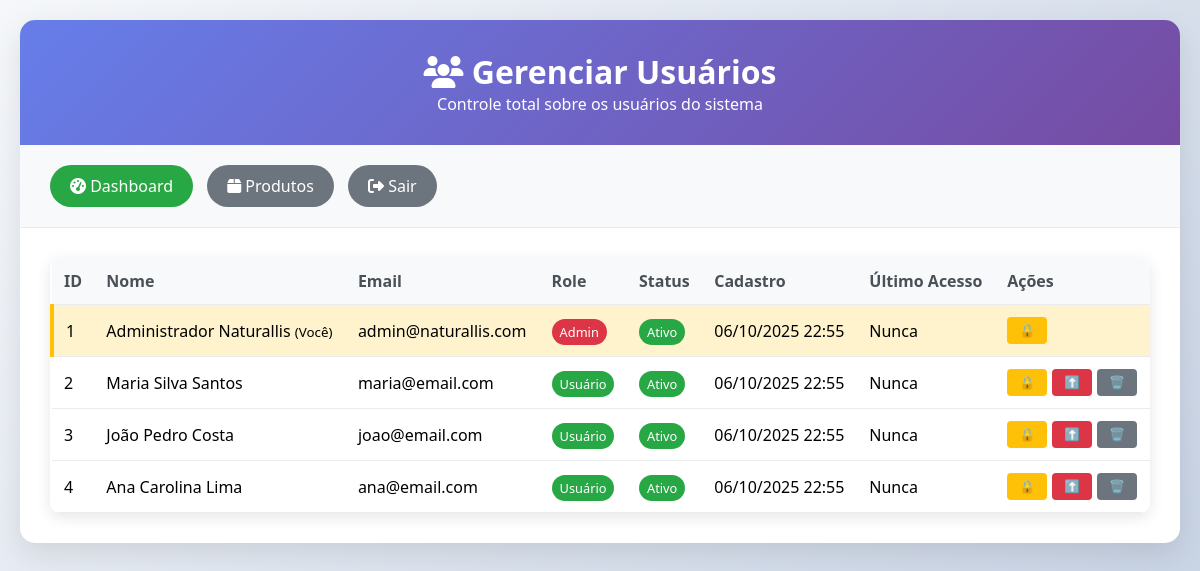
The app's page /admin/usuarios.php (signed in) with its own data.
### tables this page shows
CREATE TABLE usuarios (
    id INT AUTO_INCREMENT,
    nome VARCHAR(100) NOT NULL,
    email VARCHAR(150) NOT NULL,
    senha VARCHAR(255) NOT NULL COMMENT 'Senha hasheada com password_hash()',
    role ENUM('admin', 'usuario') DEFAULT 'usuario' COMMENT 'Role do usuário no sistema',
    ativo TINYINT(1) DEFAULT 1,
    telefone VARCHAR(20) NULL,
    endereco TEXT NULL,
    cidade VARCHAR(100) NULL,
    estado VARCHAR(2) NULL,
    cep VARCHAR(10) NULL,
    data_nascimento DATE NULL,
    data_cadastro DATETIME DEFAULT CURRENT_TIMESTAMP,
    ultimo_acesso DATETIME NULL,
    created_at TIMESTAMP DEFAULT CURRENT_TIMESTAMP,
    updated_at TIMESTAMP DEFAULT CURRENT_TIMESTAMP ON UPDATE CURRENT_TIMESTAMP,
    
    PRIMARY KEY (id),
    UNIQUE KEY uk_usuarios_email (email),
    KEY idx_usuarios_role (role),
    KEY idx_usuarios_ativo (ativo)
);

### admin/usuarios.php (the view, shortened to what this page needs)
<?php
$conn = getDBConnection();
$stmt = $conn->query("
    SELECT id, nome, email, role, ativo, data_cadastro, ultimo_acesso,
           telefone, cidade, estado
    FROM usuarios
    ORDER BY data_cadastro DESC
");
$usuarios = $stmt->fetchAll();
?>
<!DOCTYPE html>
<html lang="pt-br">
<head>
    <link rel="stylesheet" href="https://cdnjs.cloudflare.com/ajax/libs/font-awesome/6.4.0/css/all.min.css">
</head>
<body>
    <div class="container">
        <div class="header">
            <h1><i class="fas fa-users"></i> Gerenciar Usuários</h1>
            <p>Controle total sobre os usuários do sistema</p>
        </div>
        <div class="nav-buttons">
            <a href="dashboard.php" class="nav-button dashboard">
                <i class="fas fa-tachometer-alt"></i> Dashboard
            </a>
            <a href="gerenciar_produtos.php" class="nav-button">
                <i class="fas fa-box"></i> Produtos
            </a>
            <a href="../logout.php" class="nav-button">
                <i class="fas fa-sign-out-alt"></i> Sair
            </a>
        </div>
        <div class="content">
            <div class="table-container">
                <table>
                    <thead>
                        <tr>
                            <th>ID</th>
                            <th>Nome</th>
                            <th>Email</th>
                            <th>Role</th>
                            <th>Status</th>
                            <th>Cadastro</th>
                            <th>Último Acesso</th>
                            <th>Ações</th>
                        </tr>
                    </thead>
                    <tbody>
                        <?php foreach ($usuarios as $usuario): ?>
                            <tr <?php echo $usuario['id'] == $_SESSION['usuario_id'] ? 'class="current-user"' : ''; ?>>
                                <td><?php echo $usuario['id']; ?></td>
                                <td>
                                    <?php echo htmlspecialchars($usuario['nome']); ?>
                                    <?php if ($usuario['id'] == $_SESSION['usuario_id']): ?>
                                        <small>(Você)</small>
                                    <?php endif; ?>
                                </td>
                                <td><?php echo htmlspecialchars($usuario['email']); ?></td>
                                <td>
                                    <span class="badge <?php echo $usuario['role'] === 'admin' ? 'admin' : 'user'; ?>">
                                        <?php echo $usuario['role'] === 'admin' ? 'Admin' : 'Usuário'; ?>
                                    </span>
                                </td>
                                <td>
                                    <span class="badge <?php echo $usuario['ativo'] ? 'active' : 'inactive'; ?>">
                                        <?php echo $usuario['ativo'] ? 'Ativo' : 'Inativo'; ?>
                                    </span>
                                </td>
                                <td><?php echo date('d/m/Y H:i', strtotime($usuario['data_cadastro'])); ?></td>
                                <td>
                                    <?php echo $usuario['ultimo_acesso'] ? date('d/m/Y H:i', strtotime($usuario['ultimo_acesso'])) : 'Nunca'; ?>
                                </td>
                                <td>
                                    <div class="action-buttons">
                                        <form method="POST" style="display: inline;">
                                            <button type="submit" class="btn toggle"
                                                    onclick="return confirm('Alterar status do usuário?')">
                                                <?php echo $usuario['ativo'] ? '🔒' : '🔓'; ?>
                                            </button>
                                        </form>
                                        <?php if ($usuario['role'] === 'usuario'): ?>
                                            <form method="POST" style="display: inline;">
                                                <button type="submit" class="btn make-admin"
                                                        onclick="return confirm('Promover usuário a administrador?')">
                                                    ⬆️
                                                </button>
                                            </form>
                                        <?php endif; ?>
                                        <?php if ($usuario['id'] != $_SESSION['usuario_id']): ?>
                                            <form method="POST" style="display: inline;">
                                                <button type="submit" class="btn delete"
                                                        onclick="return confirm('ATENÇÃO: Deletar usuário?')">
                                                    🗑️
                                                </button>
                                            </form>
                                        <?php endif; ?>
                                    </div>
                                </td>
                            </tr>
                        <?php endforeach; ?>
                    </tbody>
                </table>
            </div>
        </div>
    </div>
</body>
</html>

### admin/usuarios.php (style rules this page uses)
* { margin: 0; padding: 0; box-sizing: border-box; }
body { font-family: 'Segoe UI', Tahoma, Geneva, Verdana, sans-serif; background: linear-gradient(135deg, #f5f7fa 0%, #c3cfe2 100%); min-height: 100vh; padding: 20px; }
.container { max-width: 1400px; margin: 0 auto; background: white; border-radius: 15px; box-shadow: 0 10px 30px rgba(0,0,0,0.1); overflow: hidden; }
.header { background: linear-gradient(135deg, #667eea 0%, #764ba2 100%); color: white; padding: 30px; text-align: center; }
.nav-buttons { padding: 20px 30px; background: #f8f9fa; border-bottom: 1px solid #e9ecef; }
.nav-button { display: inline-block; padding: 10px 20px; background: #6c757d; color: white; text-decoration: none; border-radius: 25px; margin-right: 10px; transition: all 0.3s ease; }
.nav-button.dashboard { background: #28a745; }
.content { padding: 30px; }
.table-container { overflow-x: auto; border-radius: 10px; box-shadow: 0 4px 15px rgba(0,0,0,0.1); }
table { width: 100%; border-collapse: collapse; background: white; }
th, td { padding: 12px; text-align: left; border-bottom: 1px solid #e9ecef; }
th { background: #f8f9fa; font-weight: 600; color: #495057; }
.current-user { background-color: #fff3cd !important; border-left: 4px solid #ffc107; }
.badge { padding: 4px 8px; border-radius: 15px; font-size: 0.8rem; font-weight: 500; }
.badge.admin { background: #dc3545; color: white; }
.badge.user { background: #28a745; color: white; }
.badge.active { background: #28a745; color: white; }
.action-buttons { display: flex; gap: 5px; flex-wrap: wrap; }
.btn { padding: 6px 12px; border: none; border-radius: 4px; cursor: pointer; font-size: 0.8rem; text-decoration: none; color: white; transition: all 0.3s ease; }
.btn.toggle { background: #ffc107; }
.btn.make-admin { background: #dc3545; }
.btn.delete { background: #6c757d; }

### records on screen
usuarios: id "1", nome "Administrador Naturallis", shows "(Você)", email "admin@naturallis.com", role "Admin", ativo "Ativo", data_cadastro "06/10/2025 22:55", shows "Nunca"
usuarios: id "2", nome "Maria Silva Santos", email "maria@email.com", role "Usuário", ativo "Ativo", data_cadastro "06/10/2025 22:55", shows "Nunca"
usuarios: id "3", nome "João Pedro Costa", email "joao@email.com", role "Usuário", ativo "Ativo", data_cadastro "06/10/2025 22:55", shows "Nunca"
usuarios: id "4", nome "Ana Carolina Lima", email "ana@email.com", role "Usuário", ativo "Ativo", data_cadastro "06/10/2025 22:55", shows "Nunca"
